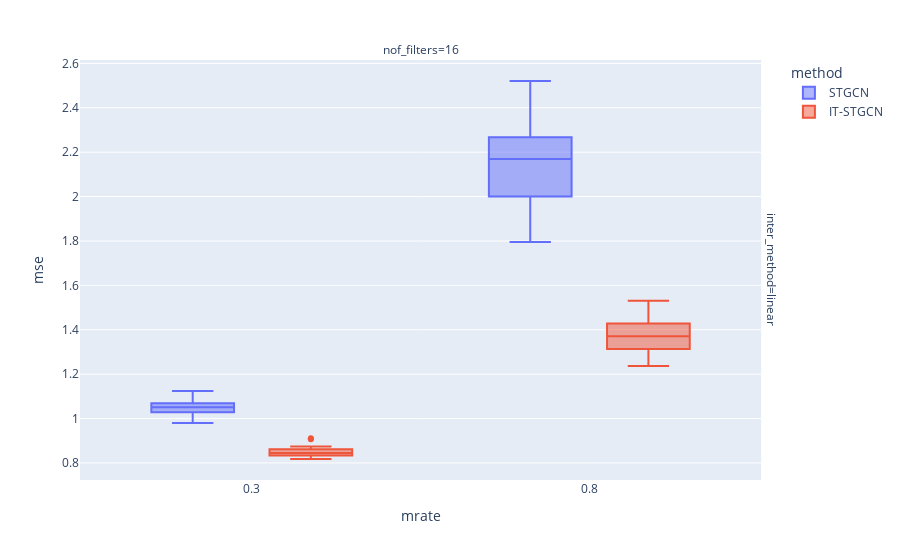

Notebook cell for this chart:
### Markdown cell above
## Random

### Code cell
data.query("method!='GNAR' and mtype =='rand'").plot.box(backend='plotly',x='mrate',color='method',y='mse',facet_col='nof_filters',facet_row='inter_method',height=800)

### Figure 1 — Plotly figure (JSON) as saved in the notebook; plotly's stock layout.template omitted (floating-point values rounded to 4 significant figures)
{"data": [{"alignmentgroup": "True", "hovertemplate": "method=STGCN<br>inter_method=linear<br>nof_filters=16<br>mrate=%{x}<br>mse=%{y}<extra></extra>", "legendgroup": "STGCN", "marker": {"color": "#636efa"}, "name": "STGCN", "notched": false, "offsetgroup": "STGCN", "orientation": "v", "showlegend": true, "type": "box", "x": [0.3, 0.8, 0.3, 0.8, 0.3, 0.8, 0.3, 0.8, 0.3, 0.8, 0.3, 0.8, 0.3, 0.8, 0.3, 0.8, 0.3, 0.8, 0.3, 0.8, 0.3, 0.8, 0.3, 0.8, 0.3, 0.8, 0.3, 0.8, 0.3, 0.8, 0.3, 0.8, 0.3, 0.8, 0.3, 0.8, 0.3, 0.8, 0.3, 0.8, 0.3, 0.8, 0.3, 0.8, 0.3, 0.8, 0.3, 0.8, 0.3, 0.8, 0.3, 0.8, 0.3, 0.8, 0.3, 0.8, 0.3, 0.8, 0.3, 0.8], "x0": " ", "xaxis": "x", "y": [1.123, 1.795, 1.041, 2.521, 1.004, 2.142, 1.07, 2.243, 1.107, 1.983, 1.028, 2.2, 1.064, 1.905, 1.025, 2.423, 1.054, 1.995, 1.028, 2.5, 1.051, 2.253, 1.096, 2.389, 1.084, 1.992, 1.041, 2.157, 0.9901, 2.108, 1.052, 2.222, 1.069, 2.498, 1.124, 1.953, 1.065, 2.0, 0.9796, 1.918, 1.051, 2.306, 1.081, 2.264, 1.051, 2.119, 1.03, 2.181, 1.009, 2.142, 1.062, 2.233, 1.019, 2.077, 1.013, 2.267, 1.046, 2.301, 1.036, 2.082], "y0": " ", "yaxis": "y"}, {"alignmentgroup": "True", "hovertemplate": "method=IT-STGCN<br>inter_method=linear<br>nof_filters=16<br>mrate=%{x}<br>mse=%{y}<extra></extra>", "legendgroup": "IT-STGCN", "marker": {"color": "#EF553B"}, "name": "IT-STGCN", "notched": false, "offsetgroup": "IT-STGCN", "orientation": "v", "showlegend": true, "type": "box", "x": [0.3, 0.8, 0.3, 0.8, 0.3, 0.8, 0.3, 0.8, 0.3, 0.8, 0.3, 0.8, 0.3, 0.8, 0.3, 0.8, 0.3, 0.8, 0.3, 0.8, 0.3, 0.8, 0.3, 0.8, 0.3, 0.8, 0.3, 0.8, 0.3, 0.8, 0.3, 0.8, 0.3, 0.8, 0.3, 0.8, 0.3, 0.8, 0.3, 0.8, 0.3, 0.8, 0.3, 0.8, 0.3, 0.8, 0.3, 0.8, 0.3, 0.8, 0.3, 0.8, 0.3, 0.8, 0.3, 0.8, 0.3, 0.8, 0.3, 0.8], "x0": " ", "xaxis": "x", "y": [0.8352, 1.363, 0.8678, 1.38, 0.8451, 1.53, 0.8476, 1.313, 0.8685, 1.287, 0.8441, 1.282, 0.8616, 1.267, 0.8532, 1.364, 0.8426, 1.393, 0.8718, 1.36, 0.8339, 1.393, 0.8546, 1.395, 0.8245, 1.314, 0.8267, 1.419, 0.8307, 1.383, 0.8621, 1.429, 0.8673, 1.461, 0.9114, 1.365, 0.8543, 1.461, 0.831, 1.27, 0.8427, 1.469, 0.9073, 1.3, 0.8179, 1.442, 0.8397, 1.431, 0.8747, 1.466, 0.8222, 1.376, 0.8359, 1.345, 0.8442, 1.281, 0.8306, 1.343, 0.8562, 1.236], "y0": " ", "yaxis": "y"}], "layout": {"annotations": [{"font": {}, "showarrow": false, "text": "nof_filters=16", "x": 0.49, "xanchor": "center", "xref": "paper", "y": 1, "yanchor": "bottom", "yref": "paper"}, {"font": {}, "showarrow": false, "text": "inter_method=linear", "textangle": 90, "x": 0.98, "xanchor": "left", "xref": "paper", "y": 0.5, "yanchor": "middle", "yref": "paper"}], "autosize": true, "boxmode": "group", "legend": {"title": {"text": "method"}, "tracegroupgap": 0}, "margin": {"t": 60}, "xaxis": {"anchor": "y", "autorange": true, "domain": [0, 0.98], "range": [0.04807, 1.052], "title": {"text": "mrate"}, "type": "linear"}, "yaxis": {"anchor": "x", "autorange": true, "domain": [0, 1], "range": [0.7233, 2.615], "title": {"text": "mse"}, "type": "linear"}}}
